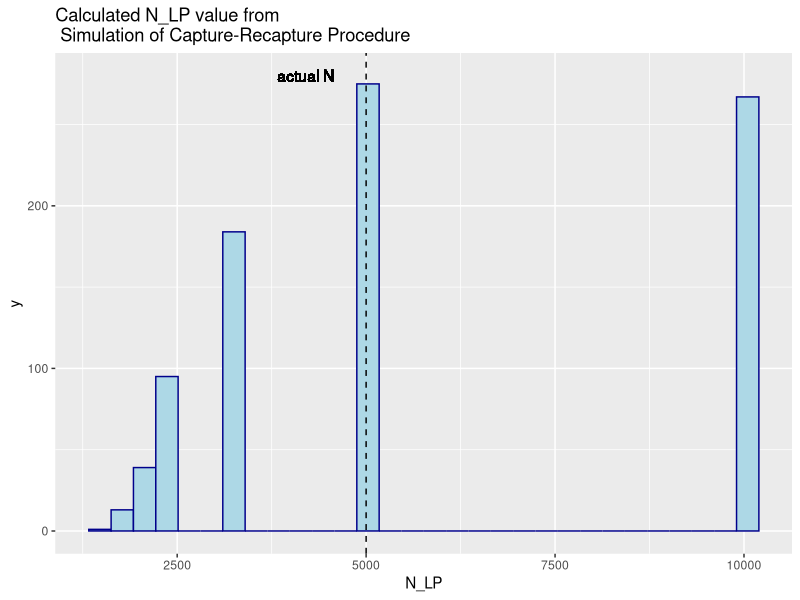
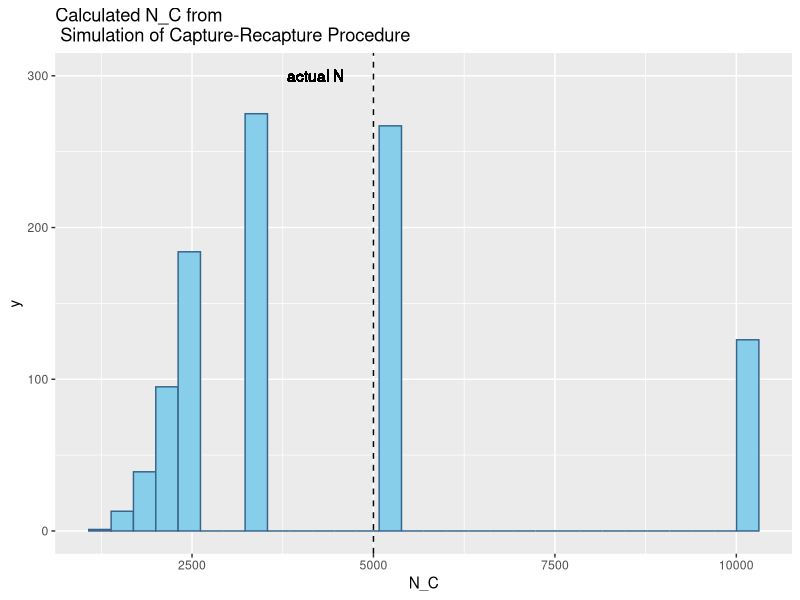

Write the R code that produced these figures, in order.
## ---- chunk 1
knitr::opts_chunk$set(echo = TRUE)
## ---- chunk 2
# Import libraries
library(tidyverse)
## ---- chunk 3
# Create variables
n <- 5000
n_1 <- 100
n_2 <- 100

# Sample the captured points
cap_one <- sample(1:n, n_1, replace = FALSE)
cap_two <- sample(1:n, n_2, replace = FALSE)

# Calculate m_2 and N_LP
m_2 <- length(intersect(cap_one, cap_two))
N_LP <- n_1 * n_2 / m_2
paste("m_2:", m_2, sep = ' ')
paste("N_LP:", N_LP, sep = ' ')
## ---- chunk 4
# Function to simulate the capture-recapture procedure using the inputs: N, n_1, n_2 and number of simulation runs
capture_recapture = function(N, n_1, n_2, runs){
  
  # Create vector to store m_2s and N_LPs
  m_2 <- c()
  N_LP <- c()
  
  # For each run, perform the capture-recapture procedure 
  for(i in 1:runs){
    
    # Sample the captured points 
    cap_one <- sample(1:N, n_1, replace = FALSE)
    cap_two <- sample(1:N, n_2, replace = FALSE)
    
    # Finds the points that are recaptured 
    recaptured <- length(intersect(cap_one, cap_two))
    
    # Append to m_2 vector
    m_2 <- c(m_2, recaptured)
    
    # Calculate N_LP and append to its vector 
    N_LP <- c(N_LP, (n_1 * n_2 / recaptured))
  }
  
  # Return a list where the first element is a dataframe of m_2 and N_LP 
  # and the second element is the actual N
  return(list(df = data.frame(m_2, N_LP), N = N))
}
## ---- chunk 5
# Perform a simulation using 1000 runs
simulation <- capture_recapture(5000, 100, 100, 1000)
df <- simulation$df

# Plot a histogram of the calculated N_LP values
ggplot(df, aes(x = df$N_LP)) + geom_histogram(color = "darkblue", fill = "lightblue") + ggtitle("Calculated N_LP value from \n Simulation of Capture-Recapture Procedure") + geom_vline(aes(xintercept = 5000), color = "black", linetype = "dashed") + geom_text(aes(x = simulation$N - 800, y = 280, label = "actual N")) + labs(x = "N_LP")
## ---- chunk 6
per_inf <- paste(100 * length(which(is.infinite(simulation$df$N_LP))) / nrow(simulation$df), "%", sep = ' ')
per_inf
## ---- chunk 7
# Calculate N_C from the m_2 values from the previous simulation runs 
N_C <- data.frame(chapman = (((n_1 + 1)*(n_2 + 1))/(simulation$df$m_2 + 1)) - 1)

# Plot a histogram of the calculated N_C values
ggplot(N_C, aes(x = N_C$chapman)) + geom_histogram(color = "steelblue4", fill = "skyblue") + ggtitle("Calculated N_C from \n Simulation of Capture-Recapture Procedure") + geom_vline(aes(xintercept = 5000), color = "black", linetype = "dashed") + geom_text(aes(x = simulation$N - 800, y = 300, label = "actual N")) + labs(x = "N_C")
## ---- chunk 8
# Isolate the finite N_LP values
N_LP_finite <- simulation$df$N_LP[is.finite(simulation$df$N_LP)]

# Calculate the bias of N_LP
bias_LP <- mean(N_LP_finite) / length(N_LP_finite)

# Calculate the bias of N_C
bias_chapman <- mean(N_C[,1]) / length(N_C[,1])
paste("The bias of the Lincoln-Peterson estimator is", bias_LP, sep = ' ')
paste("The bias of the Chapman estimator is", bias_chapman, sep = ' ')
